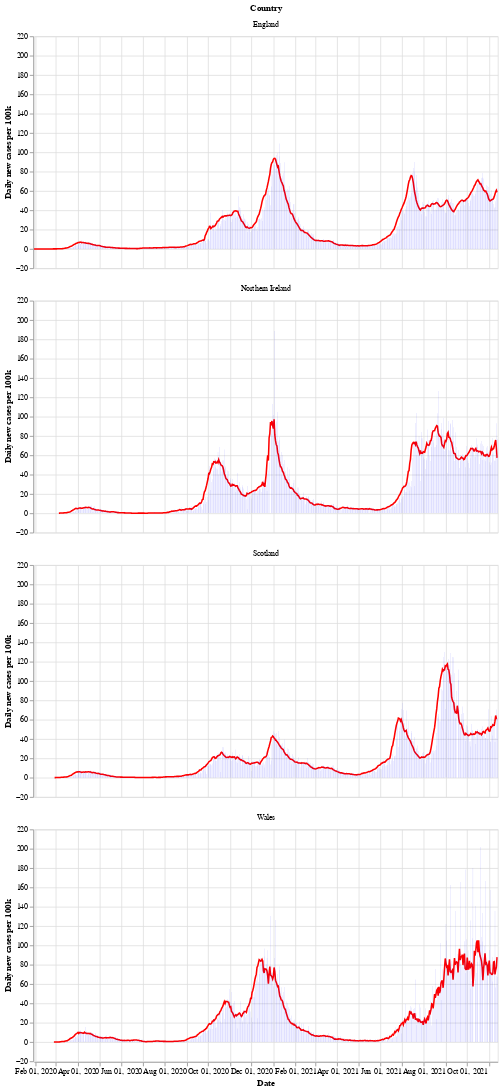

Notebook cell for this chart:
### Markdown cell above
Next is a bar chart of the number of new cases in each country (per 100k population), with the 7 day moving average of cases. Again we see that Wales saw a longer period of raising and falling cases compared to the other countries.

After a period of cases falling, each nation is now seeing a rise in the number of cases - especially in Wales.

### Code cell
# collapse
bars = alt.Chart(uk_cases).mark_bar().encode(
    x=alt.X("yearmonthdate(date):T", axis=alt.Axis(title='Date')),
    y=alt.Y("newCasesRate:Q", axis=alt.Axis(title='Daily new cases per 100k')),
    tooltip='newCasesRate',
    color=alt.condition(
        alt.datum.dailyChange > 0,
        alt.value("orange"),  # The positive color
        alt.value("blue")  # The negative color
    )
).properties(title='New cases per 100k population with rolling 7 day average', width=600).interactive()
line = alt.Chart(uk_cases).mark_line(
    color='red',
    size=2,
).transform_window(
    rolling_mean='mean(newCasesRate)',
    frame=[0, 7],
    groupby=['areaName']
).encode(
    x='yearmonthdate(date):T',
    y='rolling_mean:Q'
)
alt.layer(line, bars, data=uk_cases).facet(alt.Row('areaName', title='Country'), columns=1)

### Figure 1 — Vega-Lite specification as saved in the notebook (floating-point values rounded to 4 significant figures; data arrays with more than 128 entries replaced by an {"elided": "..."} marker saying what was removed)
{"config": {"view": {"continuousWidth": 400, "continuousHeight": 300}}, "data": {"name": "data-36bf9707e404dac97ebd73c30e26b131"}, "facet": {"type": "nominal", "field": "areaName", "title": "Country"}, "spec": {"layer": [{"mark": {"type": "line", "color": "red", "size": 2}, "encoding": {"x": {"type": "temporal", "field": "date", "timeUnit": "yearmonthdate"}, "y": {"type": "quantitative", "field": "rolling_mean"}}, "transform": [{"window": [{"op": "mean", "field": "newCasesRate", "as": "rolling_mean"}], "frame": [0, 7], "groupby": ["areaName"]}]}, {"mark": "bar", "encoding": {"color": {"condition": {"value": "orange", "test": "(datum.dailyChange > 0)"}, "value": "blue"}, "tooltip": {"type": "quantitative", "field": "newCasesRate"}, "x": {"type": "temporal", "axis": {"title": "Date"}, "field": "date", "timeUnit": "yearmonthdate"}, "y": {"type": "quantitative", "axis": {"title": "Daily new cases per 100k"}, "field": "newCasesRate"}}, "selection": {"selector002": {"type": "interval", "bind": "scales", "encodings": ["x", "y"]}}, "title": "New cases per 100k population with rolling 7 day average", "width": 600}]}, "columns": 1, "$schema": "https://vega.github.io/schema/vega-lite/v4.8.1.json", "datasets": {"data-36bf9707e404dac97ebd73c30e26b131": {"elided": "2520 records"}}}
